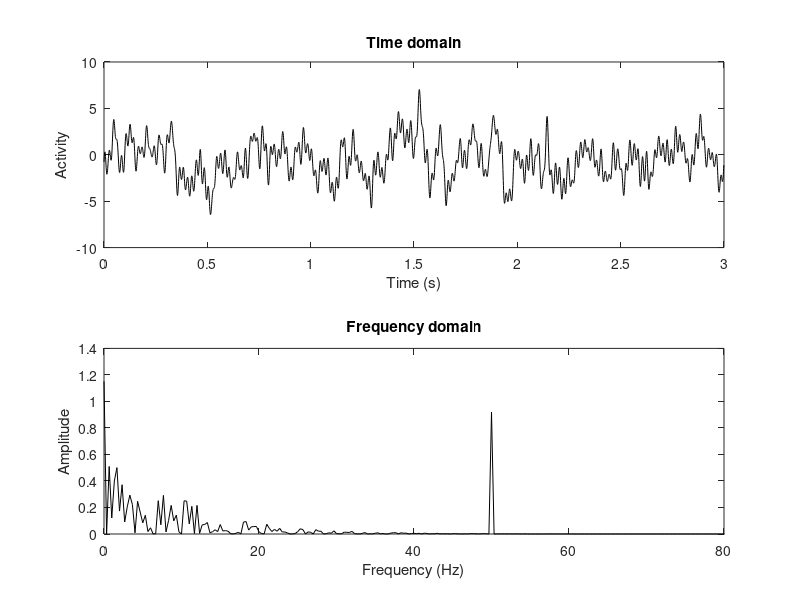
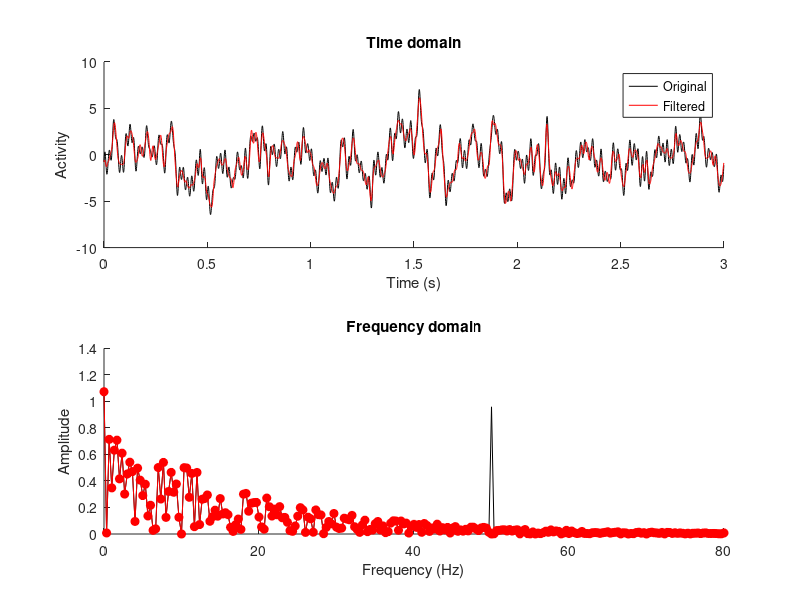

Recreate these plots in MATLAB, in order.
% Generate 1/f noise with 50 hz line noise.
srate = 1234;
npnts = srate * 3;
time = (0:npnts-1)/srate;

ed = 50;
as = rand(1, npnts) .* exp(-(0:npnts-1)/ed);
fc = as .* exp(1i * 2 * pi * rand(size(as)));

signal = real(ifft(fc)) * npnts;
signal = signal + sin(2 * pi * 50 * time);

hz = linspace(0, srate/2, floor(npnts/2)+1);

% plot original signal and power spectrum
signalX = fft(signal);
figure(1), clf
subplot(211)
plot(time,signal,'k')
xlabel('Time (s)'), ylabel('Activity')
title('Time domain')

subplot(212)
plot(hz,(2*abs(signalX(1:length(hz)))/npnts).^2,'k')
set(gca,'xlim',[0 80])
xlabel('Frequency (Hz)'), ylabel('Amplitude')
title('Frequency domain')

% zero out the 50 hz component
hz50idx = dsearchn(hz',50);
signalXf = signalX;

signalXf(hz50idx) = 0;
signalXf(end-hz50idx+2) = 0; % zero out the negative frequency as well

signalff = ifft(signalXf);
signalXff = fft(signalff);

figure(2), clf
subplot(211), hold on
plot(time,signal,'k')
plot(time,signalff,'r')
xlabel('Time (s)'), ylabel('Activity')
legend({'Original';'Filtered'})
title('Time domain')

subplot(212), hold on
plot(hz,2*abs(signalX(1:length(hz)))/npnts,'k')
plot(hz,2*abs(signalXff(1:length(hz)))/npnts,'ro-','markerfacecolor','r')
set(gca,'xlim',[0 80])
xlabel('Frequency (Hz)'), ylabel('Amplitude')
title('Frequency domain')
